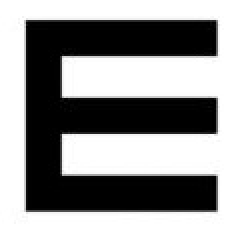
#> input picture eye-exam.jpg, 120 x 120 px (shown 2 times larger); its folder holds 2 pictures in this run
$ python crop_weather_satellite.py
#> lines starting #> are read from the running program, lines starting #| are printed output that depends on the picture
### crop weather satellite image
import os, glob
import cv2

os.chdir("data/weather/satellite/")

data_path = "../cropped_satellite/"

if not os.path.exists(data_path):
    os.makedirs(data_path)

top, bottom, left, right = 45, 1318, 80, 1303

for file in glob.glob("*.jpg"):
    print(file)
    img = cv2.imread(file)
#> img is the input picture: shape (120, 120, 3); min 0, max 255, mean 149.8
    img = img[top:bottom, left:right]
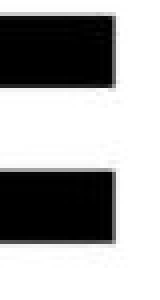
#> img: shape (75, 40, 3) (shown 4 times larger); min 0, max 255, mean 166.9
    cv2.imwrite(data_path+file, img)
#> pass 2 of the loop `for file in glob.glob("*.jpg"):`:
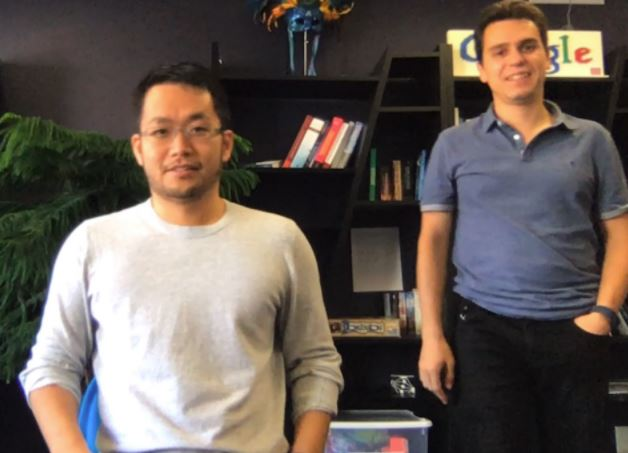
#> input picture persons.jpg, 628 x 453 px
#> img is the input picture: shape (453, 628, 3); mean B, G, R 84.6, 91.5, 102.1
#> `img = img[top:bottom, left:right]`:
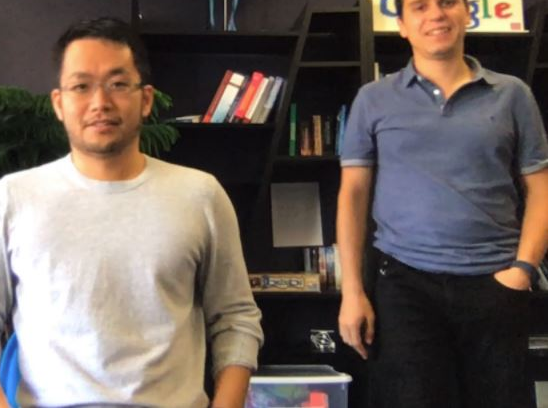
#> img: shape (408, 548, 3); mean B, G, R 89.8, 96.2, 108.1
